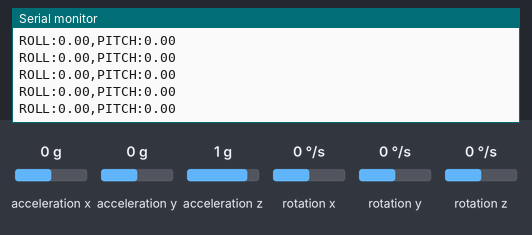
This program was run on a simulated ESP32. Parts: the last lines printed to the serial monitor. Wiring (inferred from the names in the program): MPU-6050 motion sensor at I2C address 0x68. The inputs (shaded band) are chosen by the test bench; at power-on: acceleration x 0 g, acceleration y 0 g, acceleration z 1 g, rotation x 0 °/s, rotation y 0 °/s, rotation z 0 °/s.

Above: at 1.2 s.
1.3 s: acceleration x set to -1.4 g
At 2.0 s:
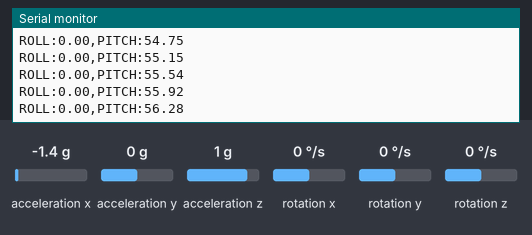
2.8 s: acceleration y set to -1.4 g
At 3.8 s:
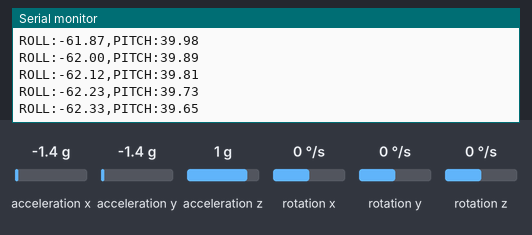
4.3 s: acceleration z set to -1.4 g
At 4.9 s:
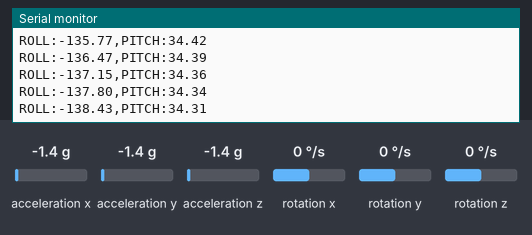
5.8 s: rotation x set to -192 °/s
At 6.4 s:
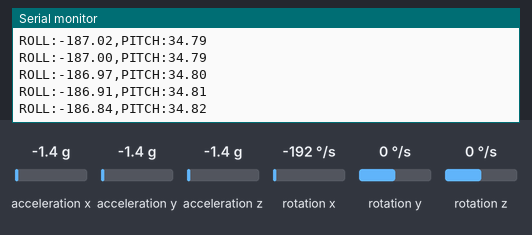
7.3 s: rotation y set to -192 °/s
At 8.0 s:
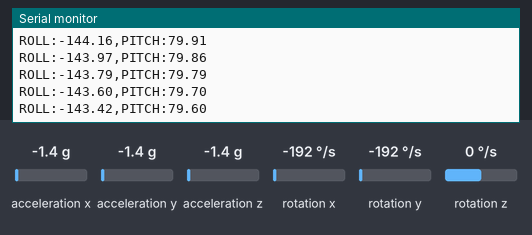
Timing chart, 0 to 9.8 s (numbered marks = the images above; inputs shaded):
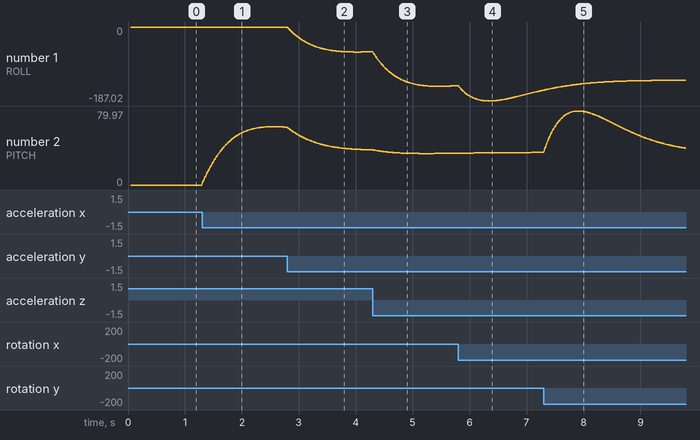

Measured:
- after the input at 1.3 s, the serial monitor: prints a new line at once (image 1)
- plotted number 2: 0 → 62.45 after the input at 1.3 s

The program:

main.cpp
```cpp
#include <Arduino.h>
#include "MPU6050_Custom.h"

MPU6050_Custom mpu;
unsigned long lastTime = 0;

void setup() {
    Serial.begin(115200);
    while (!Serial);

    if (!mpu.begin(21, 22)) { // Default I2C pins for ESP32: SDA=21, SCL=22
        Serial.println("MPU6050 initialization failed!");
        while (1) { delay(10); }
    }

    lastTime = micros();
}

void loop() {
    unsigned long currentTime = micros();
    float dt = (currentTime - lastTime) / 1000000.0f;
    lastTime = currentTime;

    float roll = 0.0f;
    float pitch = 0.0f;

    mpu.update(dt, roll, pitch);

    // Stream over UART in a human-readable format for the 3D visualizer
    Serial.print("ROLL:");
    Serial.print(roll, 2);
    Serial.print(",PITCH:");
    Serial.println(pitch, 2);

    delay(10); // Loop rate approximately 100Hz
}
```
